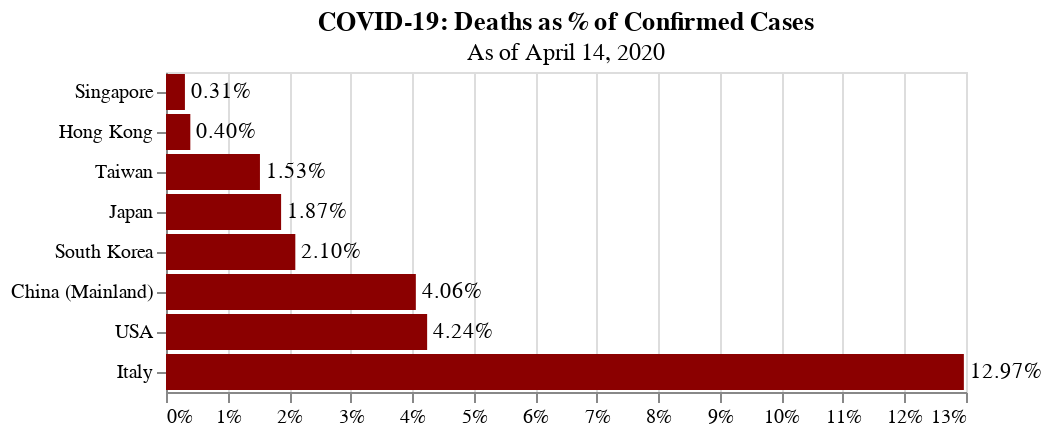

The code cell stored with this chart in its notebook:
### Code cell
# Deaths over confirmed
doc = [taiwan_doc, singapore_doc, hongkong_doc, southkorea_doc, japan_doc, china_doc, usa_doc, italy_doc]

data = pd.DataFrame(list(zip(regions, doc)), columns=['Region', '%'])

bars = alt.Chart(data).mark_bar().encode(
    x=alt.X("%:Q", axis=alt.Axis(format='%')),
    y=alt.Y("Region:O", sort='x')
).properties(
    title={
        "text":'COVID-19: Deaths as % of Confirmed Cases',
        "subtitle":'As of ' + as_of_date.strftime("%B %d, %Y")
    }
)

text = bars.mark_text(
    align='left',
    baseline='middle',
    dx=3
).encode(
    text=(
        alt.Text("%:Q", format=".2%")
    )
)

alt.layer(bars, text).configure_axisX(
    labelAngle=0,
    title=None
).configure_axisY(
    title=None
).configure_bar(
    color='darkred'
)

### Figure 1 — Vega-Lite specification as saved in the notebook (floating-point values rounded to 4 significant figures)
{"config": {"view": {"continuousWidth": 400, "continuousHeight": 300}, "axisX": {"labelAngle": 0, "title": null}, "axisY": {"title": null}, "bar": {"color": "darkred"}}, "layer": [{"mark": "bar", "encoding": {"x": {"type": "quantitative", "axis": {"format": "%"}, "field": "%"}, "y": {"type": "ordinal", "field": "Region", "sort": "x"}}, "title": {"text": "COVID-19: Deaths as % of Confirmed Cases", "subtitle": "As of April 14, 2020"}}, {"mark": {"type": "text", "align": "left", "baseline": "middle", "dx": 3}, "encoding": {"text": {"type": "quantitative", "field": "%", "format": ".2%"}, "x": {"type": "quantitative", "axis": {"format": "%"}, "field": "%"}, "y": {"type": "ordinal", "field": "Region", "sort": "x"}}, "title": {"text": "COVID-19: Deaths as % of Confirmed Cases", "subtitle": "As of April 14, 2020"}}], "data": {"name": "data-1d89b15e28f02e73bbc648a03425768d"}, "$schema": "https://vega.github.io/schema/vega-lite/v4.8.1.json", "datasets": {"data-1d89b15e28f02e73bbc648a03425768d": [{"Region": "Taiwan", "%": 0.01527}, {"Region": "Singapore", "%": 0.003075}, {"Region": "Hong Kong", "%": 0.003953}, {"Region": "South Korea", "%": 0.02101}, {"Region": "Japan", "%": 0.01871}, {"Region": " China (Mainland)", "%": 0.0406}, {"Region": "USA", "%": 0.04244}, {"Region": "Italy", "%": 0.1297}]}}
